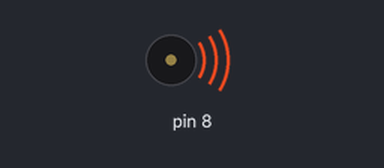
Recording of a sketch running on a simulated Arduino Uno, built with avr-gcc and run on an emulated ATmega328P. On the bench: buzzer (waves = sounding).

Above: at 0.1 s.
At 2.2 s:
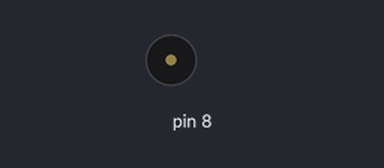
Timing chart, 0 to 3.7 s (numbered marks = the images above):
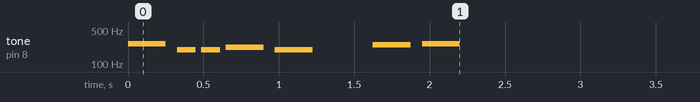

The sketch:

melodiaPiezo.ino
```cpp
#include "pitches.h"
         // arreglo con las notas de la melodia:
         int melodia[] = {NOTE_C4, NOTE_G3, NOTE_G3, NOTE_A3, NOTE_G3,0, NOTE_B3, NOTE_C4};

         // duracion de las notas: 4 = quarter note, 8 = eighth note, etc.:
         int duracionNotas[] = {4, 8, 8, 4, 4, 4, 4, 4};

         void setup() {
           // itera sobre las notas de la melodia:
           for (int estaNota = 0; estaNota < 8; estaNota++) {
           // calcula la duracion de la nota
           // un segundo dividido entre duracionNotas[]
           // ejemplo cuarto nota = 1000 / 4, octavo nota = 1000/8, etc.
           int duracionNota = 1000/duracionNotas[estaNota];
           tone(8, melodia[estaNota], duracionNota);

           // para distinguir las notas, hay que dejar un minimo de tiempo entre ellas
           // la duracion + 30% funciona bien
           int pausaNota = duracionNota * 1.30;
           delay(pausaNota);
           // detiene el tone
           noTone(8);
           }
         }

         void loop() {}
```
